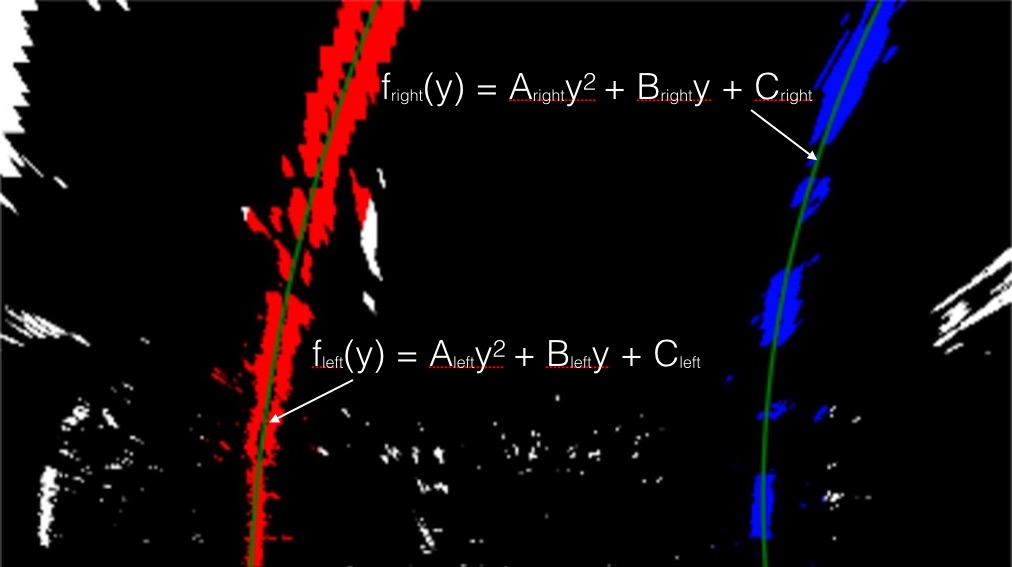
#> input picture examples/color_fit_lines.jpg, 1012 x 567 px; its folder holds only this picture in this run
$ python -i DrawLaneLines.py   (imports and definitions only)
#> lines starting #> are read from the running program, lines starting #| are printed output that depends on the picture; after the words box and inside, x2 and y2 are one past the last pixel; in counts of white or black regions, pixels touching at a corner belong together
import math

#importing some useful packages
import matplotlib.pyplot as plt
import matplotlib.image as mpimg
import numpy as np
import cv2
import glob


# [7 lines left out: function grayscale, not called in this run]
    # Or use BGR2GRAY if you read an image with cv2.imread()
    # return cv2.cvtColor(img, cv2.COLOR_BGR2GRAY)

def canny(img, low_threshold, high_threshold):
    """Applies the Canny transform"""
    return cv2.Canny(img, low_threshold, high_threshold)

def gaussian_blur(img, kernel_size):
    """Applies a Gaussian Noise kernel"""
    return cv2.GaussianBlur(img, (kernel_size, kernel_size), 0)

# [370 lines left out: functions region_of_interest, draw_lines, draw_lines_extrapolate_modif, hough_lines, draw_lines_extrapolate_trapezoid, hough_lines_trapezoid and 3 more, not called in this run]


def slope(x1, y1, x2, y2):
    return (y1 - y2) / (x1 - x2)

def slope1(lst):
    return (lst[1] - lst[3]) / (lst[0] - lst[2])

def get_x(y1,slope,x2,y2):
    x1=(y1-y2)/slope+x2
    return int(x1)


# [100 lines left out: functions separate_lines, reject_outliers, get_average_line, lines_linreg, filter_image, not called in this run]

def convert_hsv(image):
    return cv2.cvtColor(image, cv2.COLOR_RGB2HSV)

def convert_hls(image):
    return cv2.cvtColor(image, cv2.COLOR_RGB2HLS)
#> returned value: shape (567, 1012, 3); mean of channels 0, 1, 2 15.3, 13.6, 37.6

# [27 lines left out: functions select_white_yellow, get_vertices, not called in this run]

def select_white_yellow(image):
    converted = convert_hls(image)
    # white color mask
    lower = np.uint8([  0, 200,   0])
    upper = np.uint8([255, 255, 255])
    white_mask = cv2.inRange(converted, lower, upper)
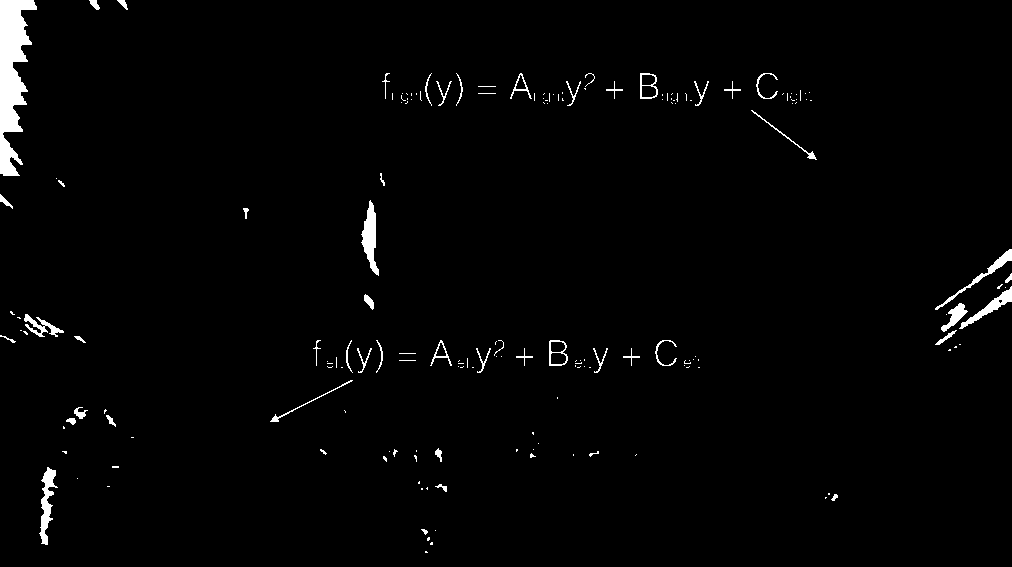
#> white_mask: shape (567, 1012); 1.7% white; 176 white regions (124 under 20 px), largest, box (x1, y1, x2, y2) and area: (0, 0, 37, 176) 3607, (361, 200, 379, 276) 678, (39, 467, 58, 545) 616
    # yellow color mask
    lower = np.uint8([ 10,   0, 100])
    upper = np.uint8([ 40, 255, 255])
    yellow_mask = cv2.inRange(converted, lower, upper)
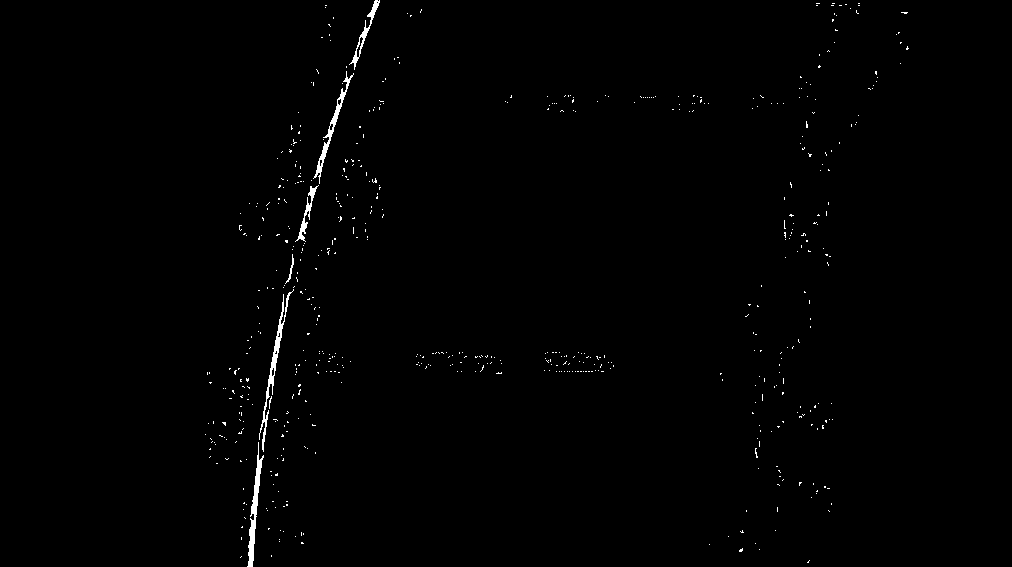
#> yellow_mask: shape (567, 1012); 0.65% white; 584 white regions (578 under 20 px), largest, box (x1, y1, x2, y2) and area: (259, 289, 294, 452) 616, (247, 442, 264, 567) 587, (313, 71, 354, 184) 482, (349, 0, 380, 70) 300, (295, 185, 319, 242) 260, (285, 254, 294, 284) 56
    # combine the mask
    mask = cv2.bitwise_or(white_mask, yellow_mask)
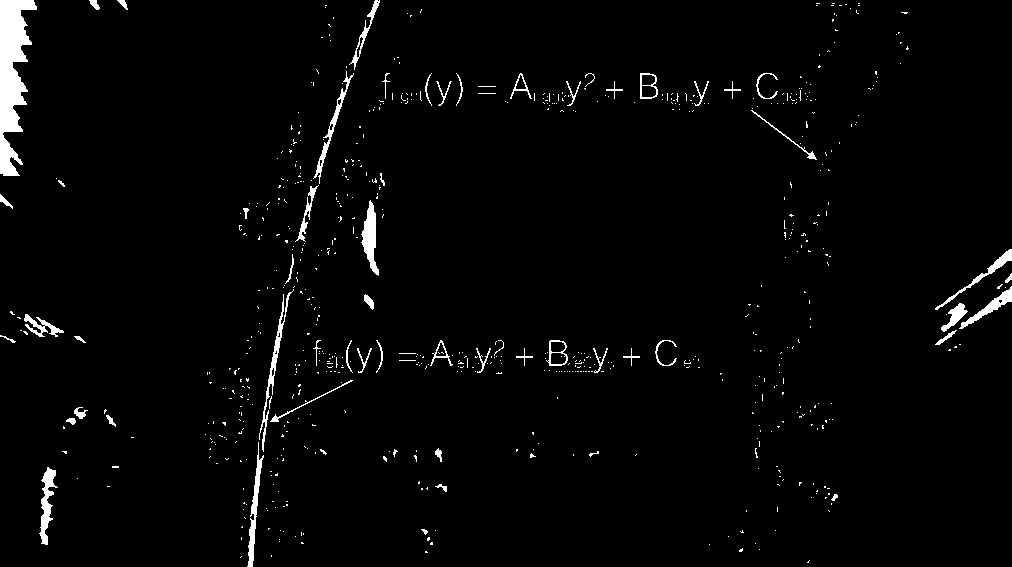
#> mask: shape (567, 1012); 2.4% white; 695 white regions (637 under 20 px), largest, box (x1, y1, x2, y2) and area: (0, 0, 37, 176) 3607, (361, 200, 379, 276) 678, (259, 289, 294, 452) 616
    return cv2.bitwise_and(image, image, mask = mask)

>>> import cv2
>>> picture = cv2.cvtColor(cv2.imread('examples/color_fit_lines.jpg'), cv2.COLOR_BGR2RGB)
>>> result = select_white_yellow(picture)
